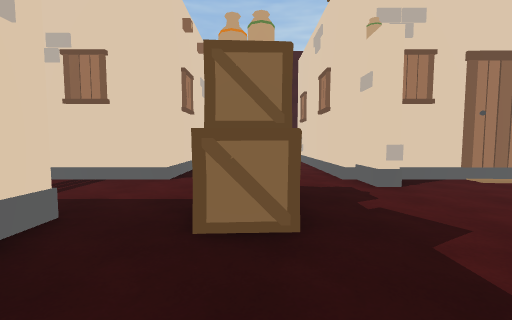
[1] (above)

22 first-person views from a walk through a 3-D level made in the Unity game engine. The camera is 1.4 m above the floor, tilts 4° down and sees 90° across. The floor is counted in squares, 1.8 m on a side. Each view is taken from the middle of a square. On the plan, view 1 faces up. The plan holds only what a view shows up to about 10 squares ahead; the rest is blank. The place goes on beyond the plan. The player character is not drawn. Some animated figures are left out.

[2]
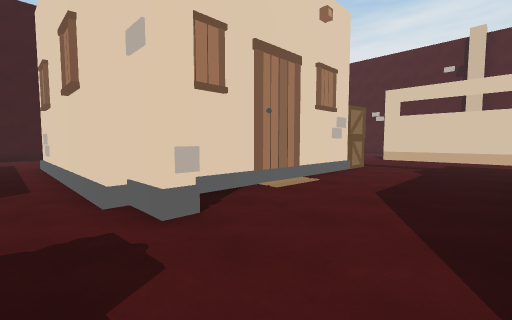

[3]
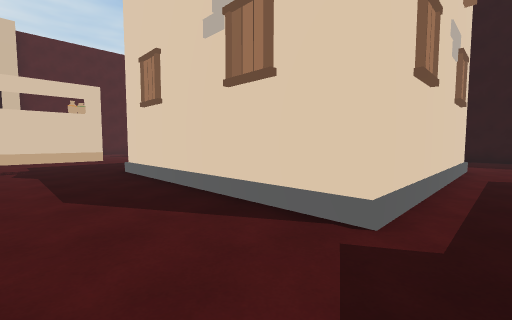

[4]
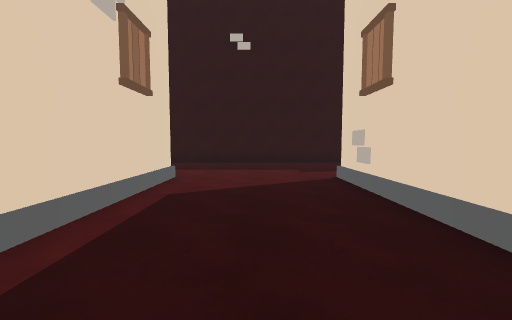

[5]
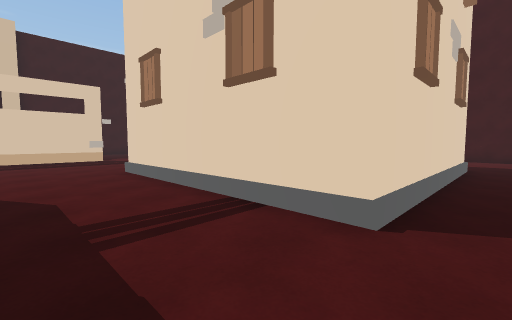

[6]
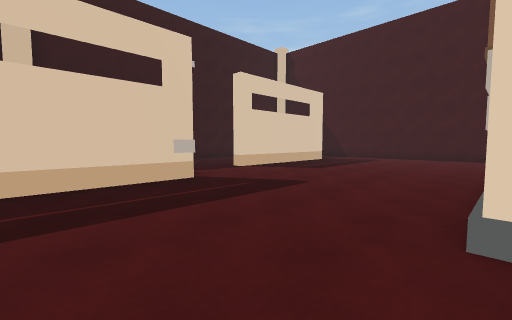

[7]
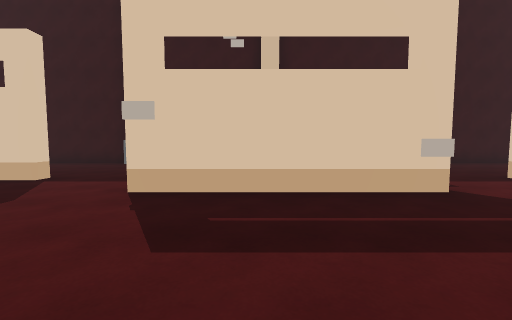

[8]
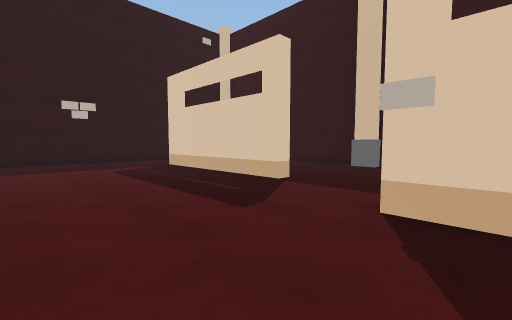

[9]
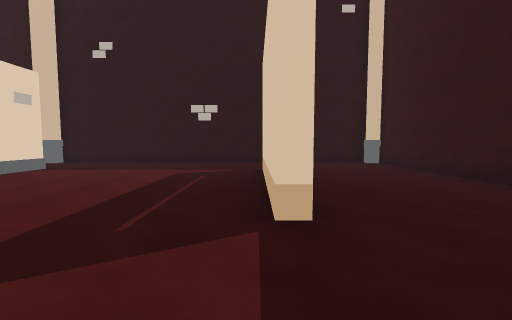

[10]
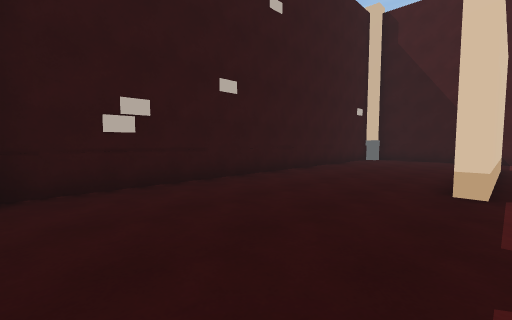

[11]
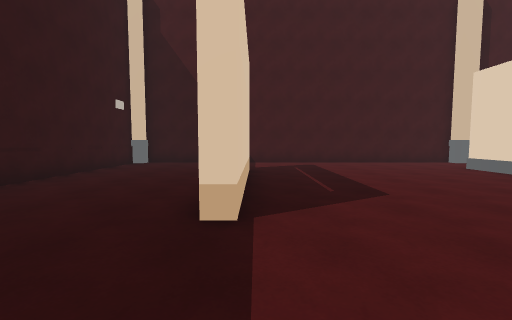

[12]
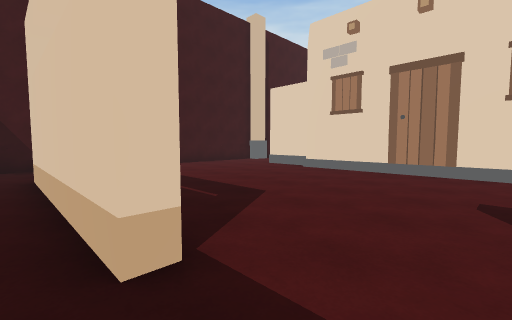

[13]
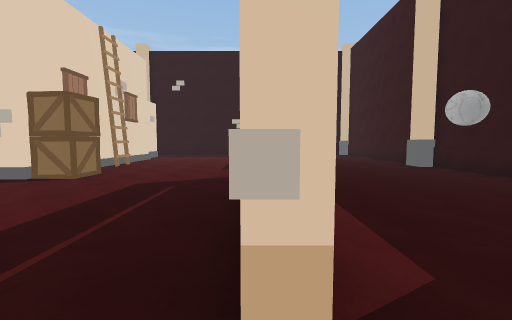

[14]
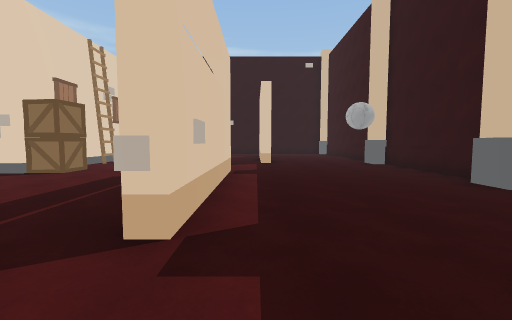

[15]
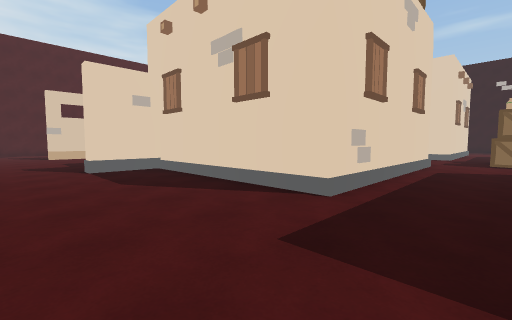

[16]
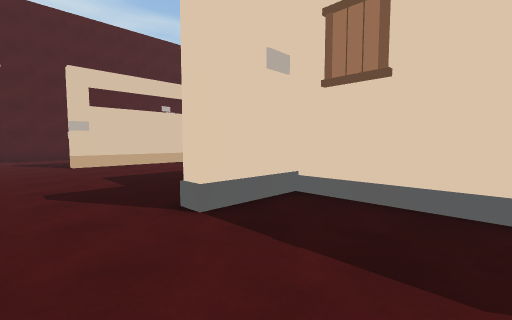

[17]
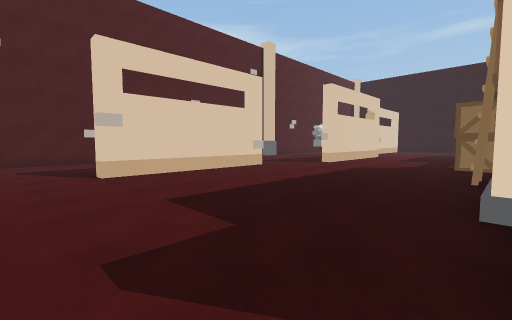

[18]
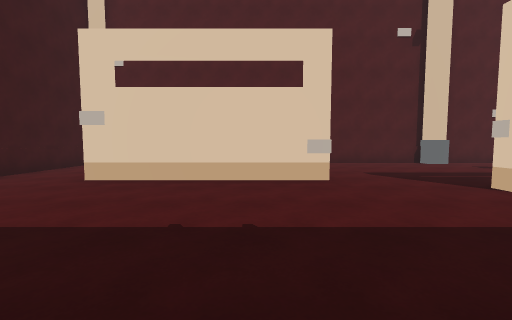

[19]
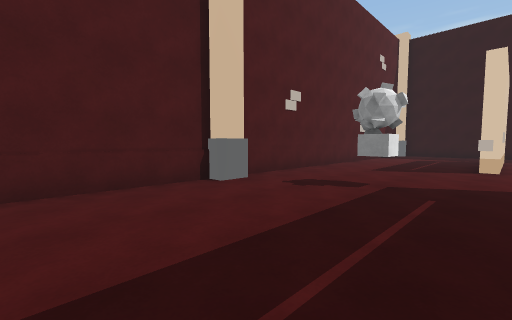

[20]
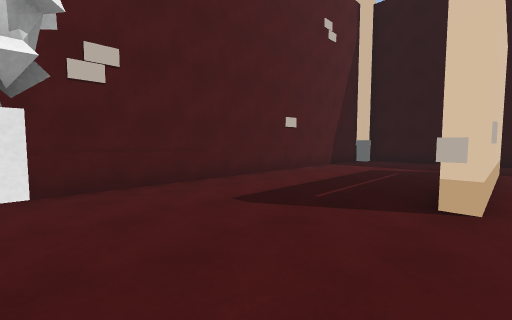

[21]
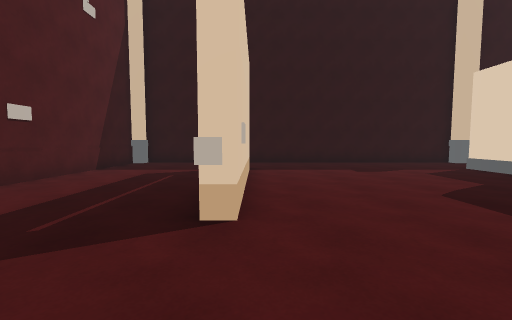

[22]
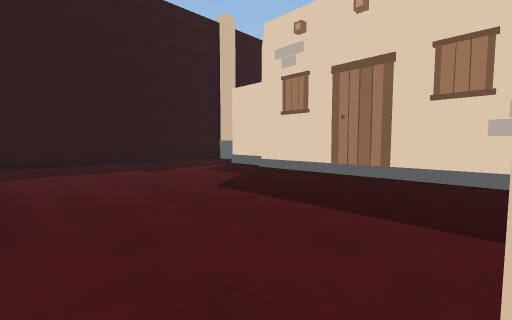

### Floor plan
Key: @ floor where view 1 was taken; # wall or solid block; . floor; B building; A box; O other object.
Columns run from 19 left of view 1 to 19 right of it. Each row starts with its distance up from view 1.
 16 ##############   ####             #####
 15 #............    .....................#
 14 #...........     .....................#
 13 #....#......#    ..........#......#...#
 12 #....#......#    ..........#......#
 11 #....#.....##    #...B      ......#
 10 #....#.....#     #...#      ......#
  9 #....#.....#     #...#     #......#
  8 #..........#     #...#     #.........
  7 #..........#     #...#     #..........#
  6 #.....#....B     #...#     #A...#.....#
  5 #.....#..............#.......... .....#
  4 #.....#............A............#.....#
  3 #.....#............A............#.....#
  2 #.....#.....     #.A............#..O..#
  1 #.........A#      ...#     B..........#
  0 #..........#      .@.#     #..........#
 -1 #..........#     #...#     #..........#
 -2 #....#.....#     #...#     #......#...#
 -3 #....#.....#     #...#     #......#...#
 -4 #....#.....      B...#     #......#...#
 -5 #....#......#    .....     #......#...#
 -6 #... #......#    .....     #......#...#
 -7 #... .......     .....     ....... ...#
 -8 #... ........   .......   ........ ...#
 -9 ##############  #######  ##############

Positions as (right, up) in squares from view 1, and headings:
1: (0, 0), facing up
2: (1, 2), facing up-right
3: (1, 4), facing down-right
4: (0, 1), facing down
5: (-1, 3), facing up-left
6: (-8, 3), facing up-left
7: (-9, 3), facing left
8: (-10, 2), facing down-left
9: (-14, 1), facing down
10: (-14, 4), facing up-left
11: (-14, 6), facing up
12: (-15, 7), facing up-right
13: (-13, 7), facing down
14: (-14, 8), facing down
15: (0, 15), facing down-right
16: (5, 15), facing down-right
17: (8, 15), facing down-right
18: (9, 10), facing right
19: (14, 7), facing down-right
20: (14, 2), facing down-right
21: (14, 1), facing down
22: (14, 1), facing down-left
